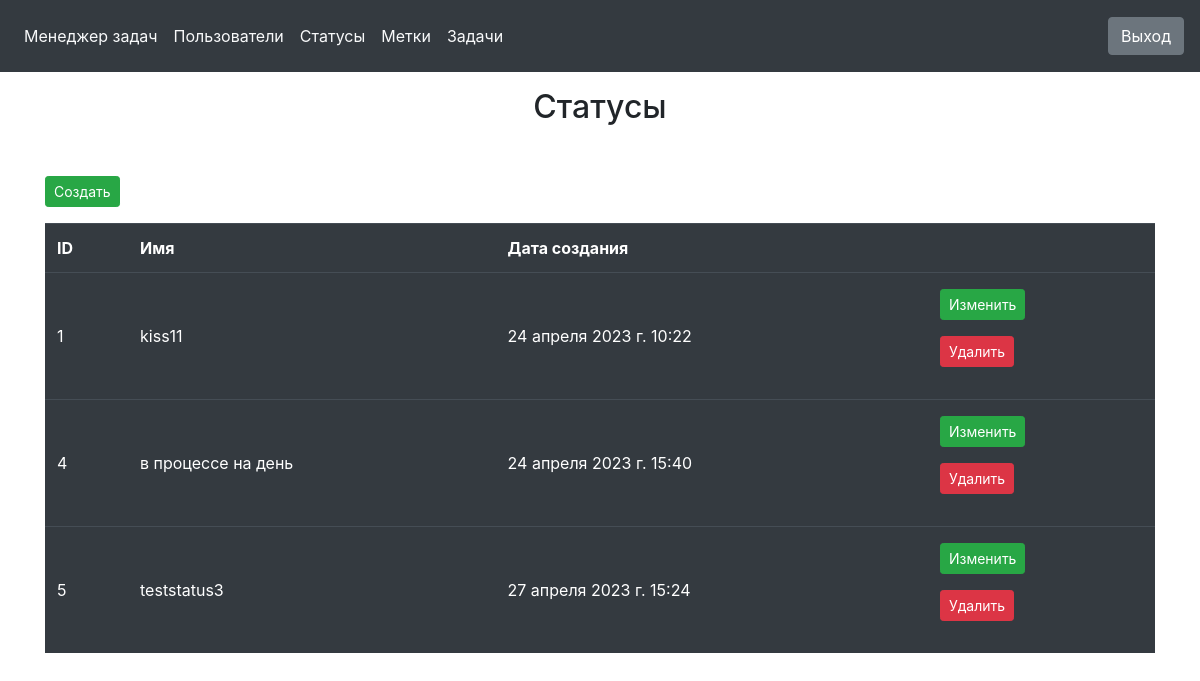
The page /statuses/ (signed in) on the database as committed earlier.
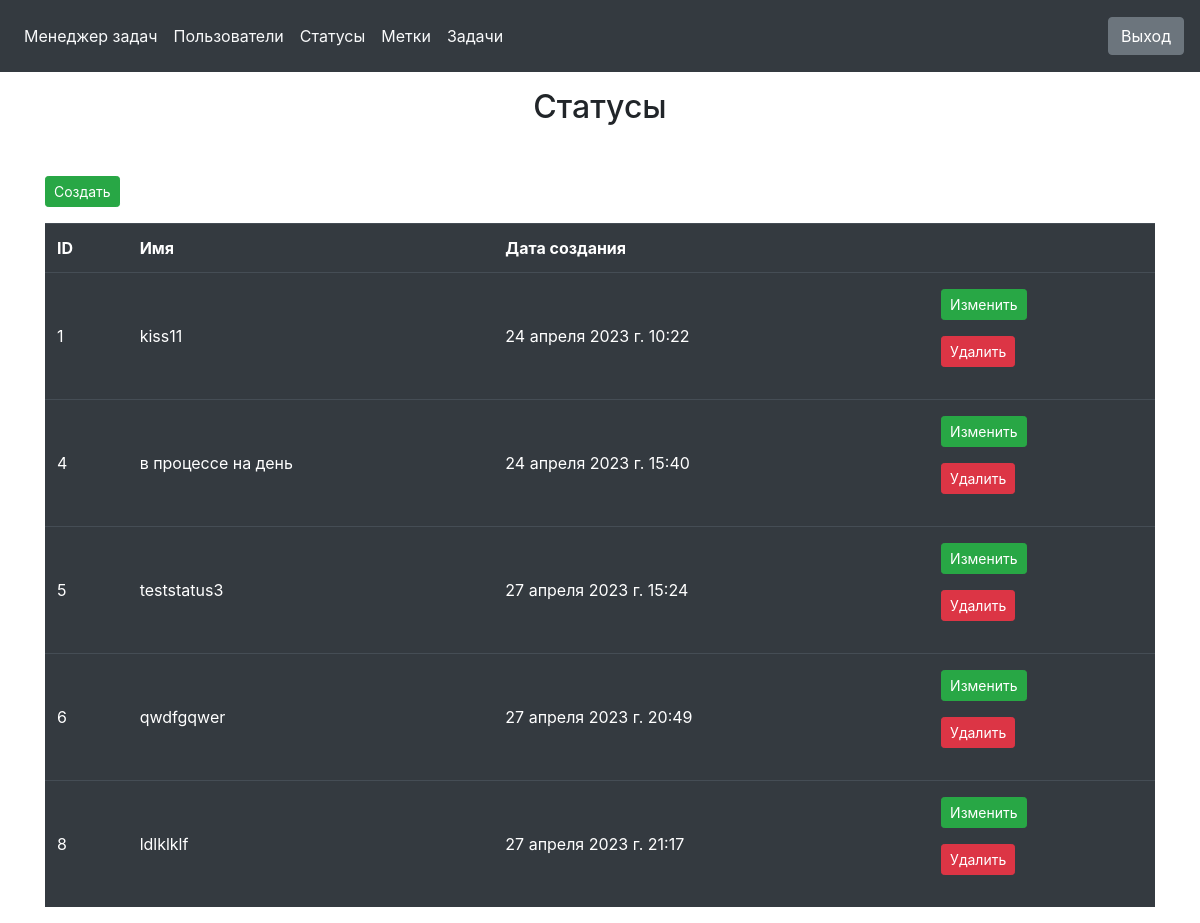
The same page on the database as committed later.
### statuses/models.py (models this page shows, shortened)
class Statuses(models.Model):
    name = models.CharField(_('name'), max_length=255, unique=True)
    created_at = models.DateTimeField(_('created at'), auto_now_add=True)

### statuses/views.py (the view)
# urls.py: path('', StatusesView.as_view(), name='statuses'),
class StatusesView(BaseLoginRequiredMixin, ListView):
    model = Statuses
    template_name = 'statuses/index.html'

### core/mixins.py (called while the page is built)
    @method_decorator(login_required_message)
    def dispatch(self, request, *args, **kwargs):
        return super().dispatch(request, *args, **kwargs)

### templates/statuses/index.html
{% extends 'base.html' %}
{% load i18n %}
{% block content %}
<main>
    <div class="container">
        <h2 class="text-center mt-3"  style="min-height: 10vh;">{% trans "Statuses" %}</h2>
        <p><a href="{% url 'create_status' %}" class="btn btn-success btn-sm">{% trans "Create" %}</a></p>
        <table class="table table-dark table-striped-columns">
            <thead>
                <tr class="font-weight-bold">
                    <td>{% trans "ID" %}</td>
                    <td>{% trans "Name" %}</td>
                    <td>{% trans "Created at" %}</td>
                    <td ></td>
                </tr>
            </thead>
            <tbody>
                {% for status in object_list %}
                <tr>
                    <td class="align-middle py-3">{{ status.id }}</td>
                    <td class="align-middle py-3">{{ status.name }}</td>
                    <td class="align-middle py-3">{{ status.created_at }}</td>
                    <td class="py-3">
                        <p><a href="{% url 'update_status' status.id %}" class="btn btn-success btn-sm">{% trans "Update" %}</a></p>
                        <p><a href="{% url 'delete_status' status.id %}" class="btn btn-danger btn-sm">{% trans "Delete"%}</a></p>
                    </td>
                </tr>
                {% endfor %}
            </tbody>
        </table>
    </div>
</main>
{% endblock %}

Rows that differ between the two databases and show on the page:
added Statuses: id "6", name "qwdfgqwer", created_at "27 апреля 2023 г. 20:49"
added Statuses: id "8", name "ldlklklf", created_at "27 апреля 2023 г. 21:17"
